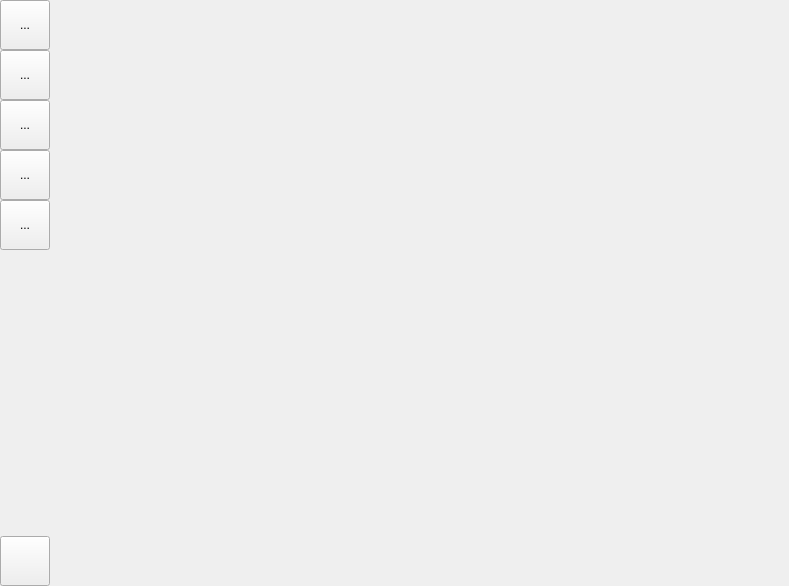
<?xml version="1.0" encoding="UTF-8"?>
<ui version="4.0">
 <class>MainWindow</class>
 <widget class="QMainWindow" name="MainWindow">
  <property name="geometry">
   <rect>
    <x>0</x>
    <y>0</y>
    <width>789</width>
    <height>586</height>
   </rect>
  </property>
  <property name="windowTitle">
   <string>Chishiki</string>
  </property>
  <property name="windowIcon">
   <iconset>
    <normaloff>:/app/images/app/Chishiki1024.png</normaloff>
    <normalon>:/app/images/app/Chishiki1024.png</normalon>:/app/images/app/Chishiki1024.png</iconset>
  </property>
  <widget class="QWidget" name="centralwidget">
   <layout class="QVBoxLayout" name="verticalLayout">
    <property name="spacing">
     <number>0</number>
    </property>
    <property name="leftMargin">
     <number>0</number>
    </property>
    <property name="topMargin">
     <number>0</number>
    </property>
    <property name="rightMargin">
     <number>0</number>
    </property>
    <property name="bottomMargin">
     <number>0</number>
    </property>
    <item>
     <layout class="QHBoxLayout" name="topBar">
      <item>
       <widget class="QToolButton" name="homeButton">
        <property name="minimumSize">
         <size>
          <width>50</width>
          <height>50</height>
         </size>
        </property>
        <property name="cursor">
         <cursorShape>PointingHandCursor</cursorShape>
        </property>
        <property name="text">
         <string>...</string>
        </property>
        <property name="icon">
         <iconset resource="../resource/chishiki.qrc">
          <normaloff>:/images/app/Chishiki1024.png</normaloff>:/images/app/Chishiki1024.png</iconset>
        </property>
        <property name="iconSize">
         <size>
          <width>40</width>
          <height>40</height>
         </size>
        </property>
       </widget>
      </item>
      <item>
       <spacer name="horizontalSpacer">
        <property name="orientation">
         <enum>Qt::Horizontal</enum>
        </property>
        <property name="sizeHint" stdset="0">
         <size>
          <width>40</width>
          <height>20</height>
         </size>
        </property>
       </spacer>
      </item>
     </layout>
    </item>
    <item>
     <layout class="QHBoxLayout" name="mainWidget">
      <item>
       <layout class="QVBoxLayout" name="leftBar">
        <item>
         <widget class="QToolButton" name="learnButton">
          <property name="minimumSize">
           <size>
            <width>50</width>
            <height>50</height>
           </size>
          </property>
          <property name="cursor">
           <cursorShape>PointingHandCursor</cursorShape>
          </property>
          <property name="text">
           <string>...</string>
          </property>
          <property name="icon">
           <iconset resource="../resource/chishiki.qrc">
            <normaloff>:/images/glyph/school.svg</normaloff>:/images/glyph/school.svg</iconset>
          </property>
          <property name="iconSize">
           <size>
            <width>25</width>
            <height>25</height>
           </size>
          </property>
          <property name="checkable">
           <bool>true</bool>
          </property>
         </widget>
        </item>
        <item>
         <widget class="QToolButton" name="testButton">
          <property name="minimumSize">
           <size>
            <width>50</width>
            <height>50</height>
           </size>
          </property>
          <property name="cursor">
           <cursorShape>PointingHandCursor</cursorShape>
          </property>
          <property name="text">
           <string>...</string>
          </property>
          <property name="icon">
           <iconset resource="../resource/chishiki.qrc">
            <normaloff>:/images/glyph/test.svg</normaloff>:/images/glyph/test.svg</iconset>
          </property>
          <property name="iconSize">
           <size>
            <width>25</width>
            <height>25</height>
           </size>
          </property>
          <property name="checkable">
           <bool>true</bool>
          </property>
          <property name="checked">
           <bool>false</bool>
          </property>
         </widget>
        </item>
        <item>
         <widget class="QToolButton" name="libraryButton">
          <property name="minimumSize">
           <size>
            <width>50</width>
            <height>50</height>
           </size>
          </property>
          <property name="cursor">
           <cursorShape>PointingHandCursor</cursorShape>
          </property>
          <property name="text">
           <string>...</string>
          </property>
          <property name="icon">
           <iconset resource="../resource/chishiki.qrc">
            <normaloff>:/images/glyph/library.svg</normaloff>:/images/glyph/library.svg</iconset>
          </property>
          <property name="iconSize">
           <size>
            <width>25</width>
            <height>25</height>
           </size>
          </property>
          <property name="checkable">
           <bool>true</bool>
          </property>
         </widget>
        </item>
        <item>
         <widget class="QToolButton" name="resultButton">
          <property name="minimumSize">
           <size>
            <width>50</width>
            <height>50</height>
           </size>
          </property>
          <property name="cursor">
           <cursorShape>PointingHandCursor</cursorShape>
          </property>
          <property name="text">
           <string>...</string>
          </property>
          <property name="icon">
           <iconset resource="../resource/chishiki.qrc">
            <normaloff>:/images/glyph/grades.svg</normaloff>:/images/glyph/grades.svg</iconset>
          </property>
          <property name="iconSize">
           <size>
            <width>25</width>
            <height>25</height>
           </size>
          </property>
          <property name="checkable">
           <bool>true</bool>
          </property>
         </widget>
        </item>
        <item>
         <spacer name="verticalSpacer">
          <property name="orientation">
           <enum>Qt::Vertical</enum>
          </property>
          <property name="sizeHint" stdset="0">
           <size>
            <width>20</width>
            <height>40</height>
           </size>
          </property>
         </spacer>
        </item>
        <item>
         <widget class="QToolButton" name="settingButton">
          <property name="minimumSize">
           <size>
            <width>50</width>
            <height>50</height>
           </size>
          </property>
          <property name="cursor">
           <cursorShape>PointingHandCursor</cursorShape>
          </property>
          <property name="text">
           <string/>
          </property>
          <property name="icon">
           <iconset resource="../resource/chishiki.qrc">
            <normaloff>:/images/glyph/settings.svg</normaloff>:/images/glyph/settings.svg</iconset>
          </property>
          <property name="iconSize">
           <size>
            <width>25</width>
            <height>25</height>
           </size>
          </property>
          <property name="popupMode">
           <enum>QToolButton::InstantPopup</enum>
          </property>
         </widget>
        </item>
       </layout>
      </item>
      <item>
       <widget class="QStackedWidget" name="uiStack">
        <property name="currentIndex">
         <number>0</number>
        </property>
        <widget class="Home" name="home"/>
        <widget class="CharacterChooser" name="characterchooser"/>
       </widget>
      </item>
     </layout>
    </item>
   </layout>
  </widget>
  <action name="actionAbout_Chishiki">
   <property name="text">
    <string>About Chishiki...</string>
   </property>
  </action>
  <action name="actionAbout_Qt">
   <property name="text">
    <string>About Qt...</string>
   </property>
  </action>
  <action name="actionExit">
   <property name="text">
    <string>Exit</string>
   </property>
  </action>
 </widget>
 <customwidgets>
  <customwidget>
   <class>Home</class>
   <extends>QWidget</extends>
   <header>include/ui/home.h</header>
   <container>1</container>
   <slots>
    <signal>kanaTestClicked()</signal>
    <signal>kanjiTestClicked()</signal>
   </slots>
  </customwidget>
  <customwidget>
   <class>CharacterChooser</class>
   <extends>QWidget</extends>
   <header>include/ui/characterchooser.h</header>
   <container>1</container>
   <slots>
    <signal>returnToHome()</signal>
   </slots>
  </customwidget>
 </customwidgets>
 <resources>
  <include location="../resource/chishiki.qrc"/>
 </resources>
 <connections/>
</ui>
